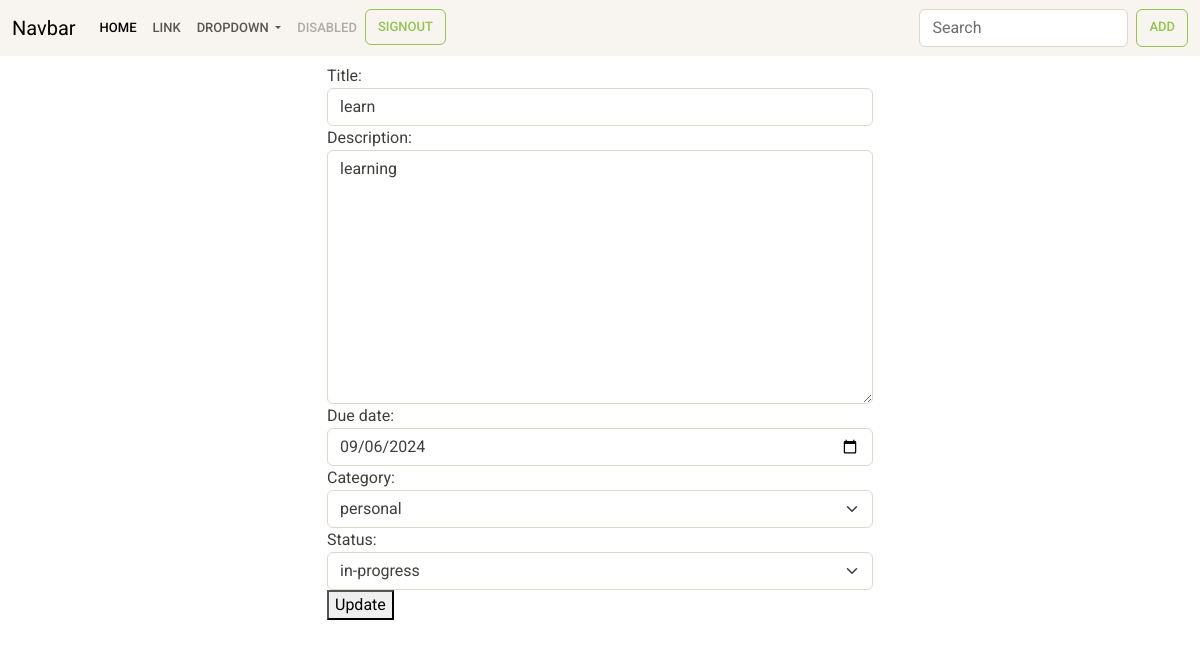
Page /task/2/change on the committed database.
### notes/models.py (models this page shows, shortened)
class Task(models.Model):
    title=models.CharField(max_length=200)
    description=models.TextField()
    created_date=models.DateTimeField(auto_now_add=True)
    due_date=models.DateTimeField(null=True)
    category_choices=(
        ("personal","personal"),
        ("business","business")
    )
    category=models.CharField(max_length=200,choices=category_choices,default="personal")
    status_choices=(
        ("pending","pending"),
        ("in-progress","in-progress"),
        ("done","done")
    )
    status=models.CharField(max_length=200,choices=status_choices,default="pending")
    updated_date=models.DateTimeField(auto_now=True)
    user=models.ForeignKey(User,on_delete=models.CASCADE)

### notes/views.py (the view, shortened to what this page needs)
# urls.py: path('task/<int:pk>/change',views.TaskUpdateView.as_view(),name="task-update"),
class TaskUpdateView(View):
    def get(self,request,*args,**kwargs):
        id=kwargs.get("pk")
        task_obj=Task.objects.get(id=id)
        form_instance=TaskForm(instance=task_obj)
        form_instance.fields["status"]=forms.ChoiceField(choices=Task.status_choices,widget=forms.Select(attrs={"class":"form-control form-select"}),initial=task_obj.status)
        return render(request,"task_edit.html",{"form":form_instance})

### notes/forms.py
class TaskForm(forms.ModelForm):
    class Meta:
        model=Task
        exclude=("created_date","status","updated_status","user")
        widgets={
            "title":forms.TextInput(attrs={"class":"form-control"}),
            "description":forms.Textarea(attrs={"class":"form-control"}),
            "due_date":forms.DateInput(attrs={"class":"form-control","type":"date"}),
            "category":forms.Select(attrs={"class":"form-control form-select"})
        }

### notes/templates/task_edit.html (shortened to what this page needs)
{%extends 'base.html'%}
{%block main_block%}
<div class="container mt-2">
    <div class="row">
        <div class="col-3"></div>
        <div class="col-6">
            <form action="" method="post">
                {{form}}
                <button type="submit">Update</button>
            </form>
        </div>
        <div class="col-3"></div>
    </div>
</div>
{%endblock%}

### rows in the picture
Task: title "learn", description "learning", due_date "09/06/2024", category "personal", status "in-progress"
